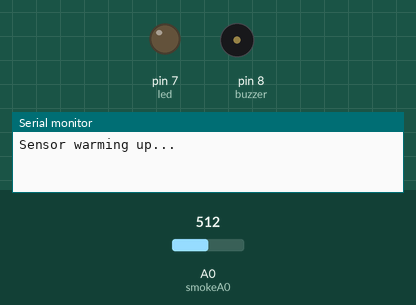
Simulated run of this sketch. Board: Arduino Uno, built with avr-gcc and run on an emulated ATmega328P. Shown: output pins drawn as LEDs (lit = HIGH), buzzer (waves = sounding), the last lines printed to the serial monitor. Inputs (shaded band) come from the test bench; at power-on: A0 (smokeA0) = 512.

Above: at 0.1 s.
At 30.1 s:
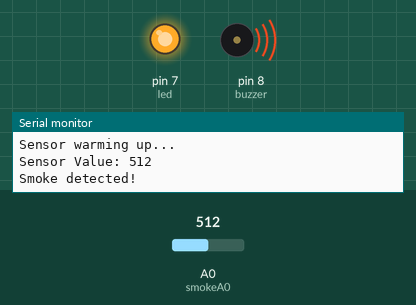
Timing chart, 0 to 31.6 s (numbered marks = the images above):
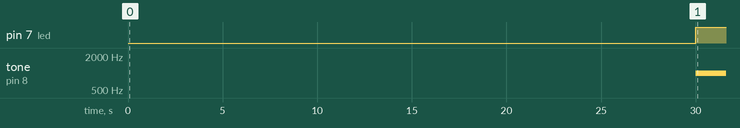

Measured:
- by itself, pin 7 (led): LOW → HIGH at 30.0 s
- by itself, tone on pin 8 (buzzer): silent → 1000 Hz at 30.0 s

The sketch:

Smoke_Alarm.ino
```cpp
int smokeA0 = A0;
int buzzer = 8;
int led = 7;
int sensorValue;

void setup() {
  pinMode(buzzer, OUTPUT);
  pinMode(led, OUTPUT);
  Serial.begin(9600);

  Serial.println("Sensor warming up...");
  delay(30000);   // วอร์ม 30 วินาที
}

void loop() {

  sensorValue = analogRead(smokeA0);

  Serial.print("Sensor Value: ");
  Serial.println(sensorValue);

  if(sensorValue > 500)   // ปรับค่า threshold
  {
    Serial.println("Smoke detected!");
    tone(buzzer, 1000);
    digitalWrite(led, HIGH);
  }
  else
  {
    Serial.println("No smoke");
    noTone(buzzer);
    digitalWrite(led, LOW);
  }

  delay(500);
}
```
